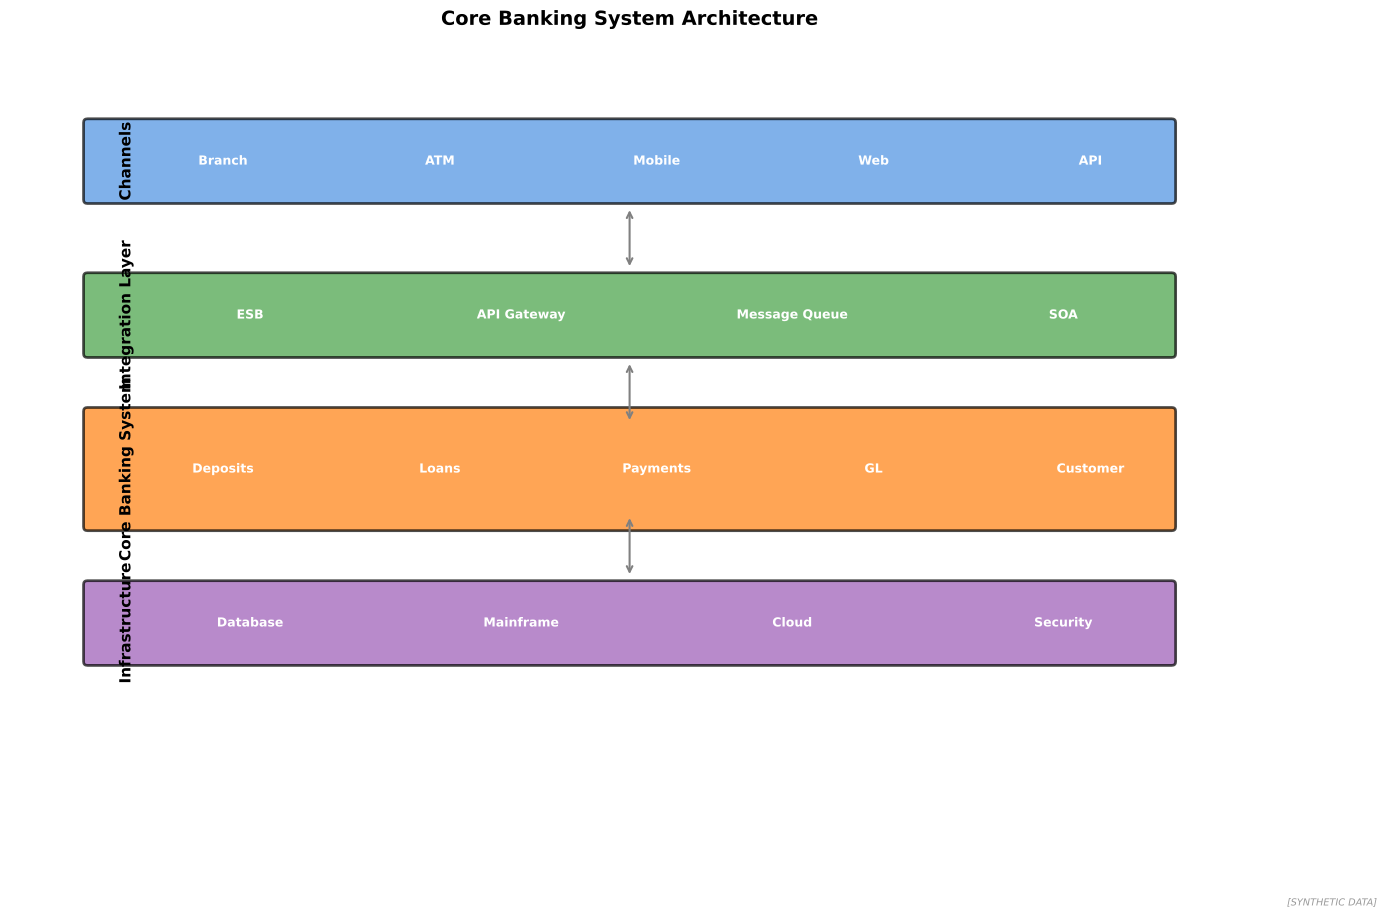

Write Python code to recreate this figure.
"""
Core Banking Architecture
Traditional bank system structure

Output: core_banking_architecture.pdf
Module: module_04_trad_finance
Lesson: 38 - Core Banking
"""

from pathlib import Path
import matplotlib.pyplot as plt
import matplotlib.patches as mpatches
import numpy as np

CHART_METADATA = {
    'title': 'Core Banking Architecture',
    'module': 'module_04_trad_finance',
    'lesson': 38,
    'url': 'https://github.com/Digital-AI-Finance/digital-finance/tree/main/module_04_trad_finance/figures/core_banking_architecture'
}

plt.rcParams.update({'font.size': 10, 'axes.labelsize': 10})

def create_chart():
    fig, ax = plt.subplots(figsize=(16, 10))
    ax.set_xlim(0, 16)
    ax.set_ylim(0, 10)

    # Layers of architecture
    layers = [
        (8, 8.5, 'Channels', '#4A90E2', 14, 1,
         ['Branch', 'ATM', 'Mobile', 'Web', 'API']),
        (8, 6.5, 'Integration Layer', '#44A044', 14, 1,
         ['ESB', 'API Gateway', 'Message Queue', 'SOA']),
        (8, 4.5, 'Core Banking System', '#FF7F0E', 14, 1.5,
         ['Deposits', 'Loans', 'Payments', 'GL', 'Customer']),
        (8, 2.5, 'Infrastructure', '#9B59B6', 14, 1,
         ['Database', 'Mainframe', 'Cloud', 'Security']),
    ]

    for x, y, label, color, w, h, components in layers:
        rect = mpatches.FancyBboxPatch((x-w/2, y-h/2), w, h,
                                        boxstyle="round,pad=0.05",
                                        facecolor=color, alpha=0.7,
                                        edgecolor='black', linewidth=2)
        ax.add_patch(rect)
        ax.text(1.5, y, label, ha='center', va='center', fontsize=11,
               fontweight='bold', rotation=90)

        # Components
        comp_width = w / len(components) - 0.3
        start_x = x - w/2 + 0.5
        for i, comp in enumerate(components):
            comp_x = start_x + i * (w / len(components))
            ax.text(comp_x + comp_width/2, y, comp, ha='center', va='center',
                   fontsize=9, fontweight='bold', color='white')

    # Connecting lines
    for i in range(3):
        ax.annotate('', xy=(8, 7.9 - i*2), xytext=(8, 7.1 - i*2),
                   arrowprops=dict(arrowstyle='<->', color='gray', lw=1.5))

    ax.set_title('Core Banking System Architecture', fontsize=14, fontweight='bold', pad=15)
    ax.axis('off')

    fig.text(0.98, 0.02, '[SYNTHETIC DATA]', fontsize=7, color='#999999', ha='right', style='italic')

    output_path = Path(__file__).parent / 'core_banking_architecture.pdf'
    plt.savefig(output_path, format='pdf', dpi=300, bbox_inches='tight')
    plt.close()
    print(f"Chart saved to: {output_path}")
    return output_path

if __name__ == '__main__':
    create_chart()
